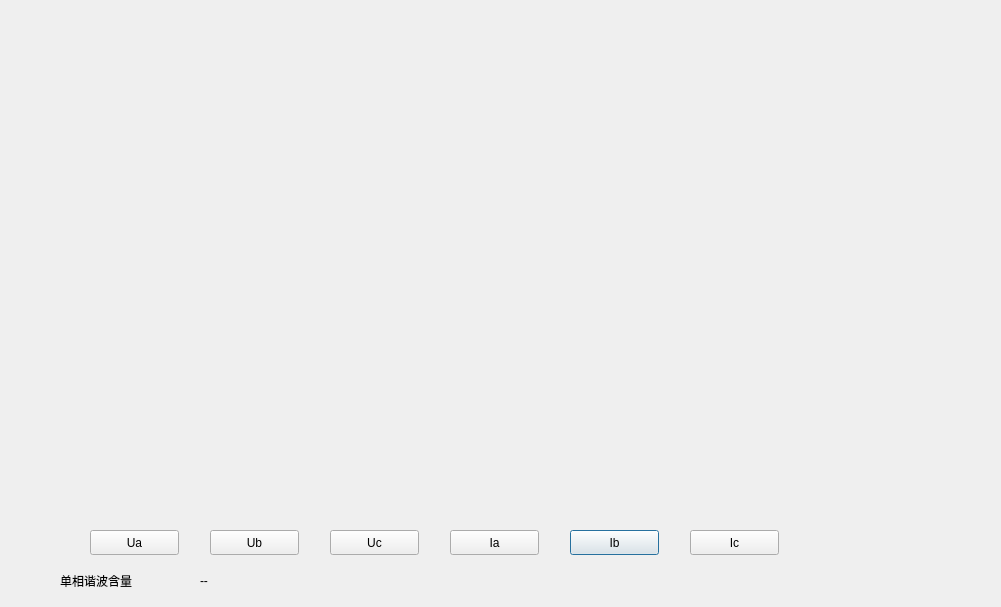
<?xml version="1.0" encoding="UTF-8"?>
<ui version="4.0">
 <class>ThdMainDlg</class>
 <widget class="QDialog" name="ThdMainDlg">
  <property name="geometry">
   <rect>
    <x>0</x>
    <y>0</y>
    <width>1001</width>
    <height>607</height>
   </rect>
  </property>
  <property name="windowTitle">
   <string>Dialog</string>
  </property>
  <widget class="QPushButton" name="curBbtn">
   <property name="geometry">
    <rect>
     <x>570</x>
     <y>530</y>
     <width>89</width>
     <height>25</height>
    </rect>
   </property>
   <property name="text">
    <string>Ib</string>
   </property>
  </widget>
  <widget class="QLabel" name="label">
   <property name="geometry">
    <rect>
     <x>60</x>
     <y>560</y>
     <width>111</width>
     <height>41</height>
    </rect>
   </property>
   <property name="text">
    <string>单相谐波含量</string>
   </property>
  </widget>
  <widget class="QPushButton" name="volAbtn">
   <property name="geometry">
    <rect>
     <x>90</x>
     <y>530</y>
     <width>89</width>
     <height>25</height>
    </rect>
   </property>
   <property name="text">
    <string>Ua</string>
   </property>
  </widget>
  <widget class="QPushButton" name="curCbtn">
   <property name="geometry">
    <rect>
     <x>690</x>
     <y>530</y>
     <width>89</width>
     <height>25</height>
    </rect>
   </property>
   <property name="text">
    <string>Ic</string>
   </property>
  </widget>
  <widget class="QPushButton" name="volBbtn">
   <property name="geometry">
    <rect>
     <x>210</x>
     <y>530</y>
     <width>89</width>
     <height>25</height>
    </rect>
   </property>
   <property name="text">
    <string>Ub</string>
   </property>
  </widget>
  <widget class="QPushButton" name="curAbtn">
   <property name="geometry">
    <rect>
     <x>450</x>
     <y>530</y>
     <width>89</width>
     <height>25</height>
    </rect>
   </property>
   <property name="text">
    <string>Ia</string>
   </property>
  </widget>
  <widget class="QLabel" name="thdLab">
   <property name="geometry">
    <rect>
     <x>200</x>
     <y>560</y>
     <width>111</width>
     <height>41</height>
    </rect>
   </property>
   <property name="text">
    <string>--</string>
   </property>
  </widget>
  <widget class="QPushButton" name="volCbtn">
   <property name="geometry">
    <rect>
     <x>330</x>
     <y>530</y>
     <width>89</width>
     <height>25</height>
    </rect>
   </property>
   <property name="text">
    <string>Uc</string>
   </property>
  </widget>
  <widget class="QWidget" name="tablewid" native="true">
   <property name="geometry">
    <rect>
     <x>30</x>
     <y>230</y>
     <width>951</width>
     <height>181</height>
    </rect>
   </property>
  </widget>
  <widget class="QWidget" name="chartwid" native="true">
   <property name="geometry">
    <rect>
     <x>50</x>
     <y>20</y>
     <width>881</width>
     <height>191</height>
    </rect>
   </property>
  </widget>
 </widget>
 <resources/>
 <connections/>
</ui>
